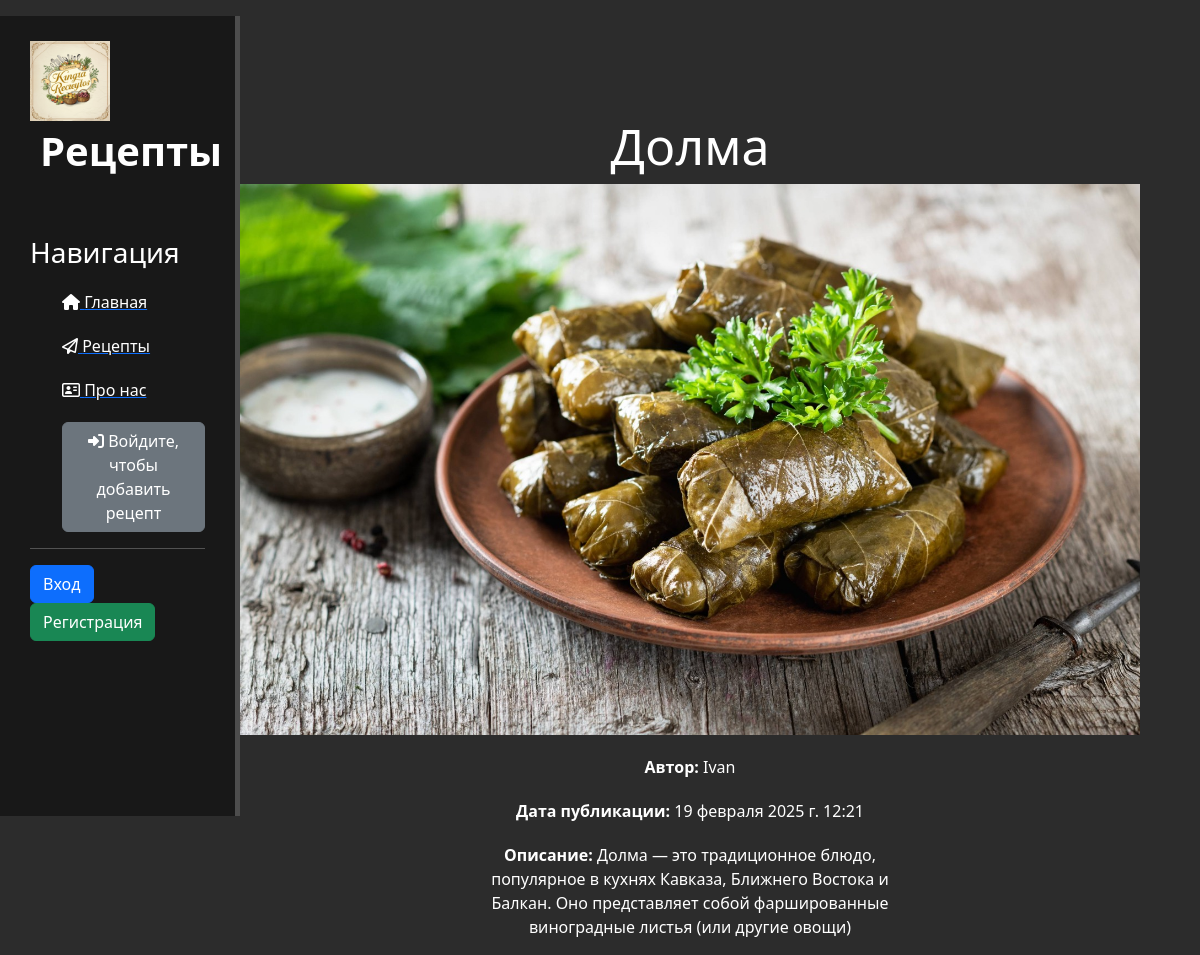
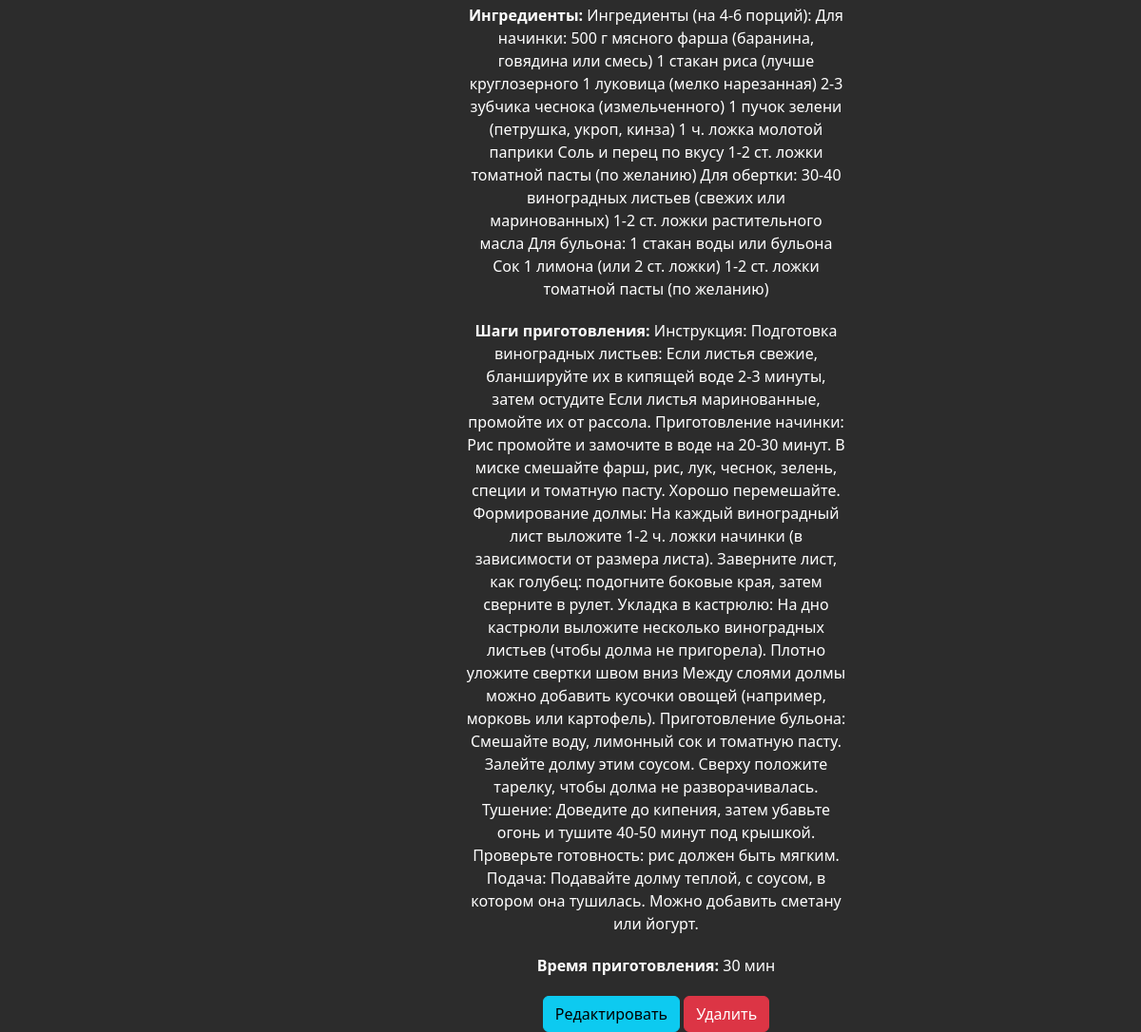
/recipes/6/, run on the app's committed database (2 pictures, top to bottom).
### recipes/models.py (models this page shows, shortened)
class Recipes(models.Model):
    title = models.CharField('Название', max_length=100)
    description = models.TextField('Описание', default='')
    steps = models.TextField('Шаги приготовления', default='')
    cooking_time = models.PositiveIntegerField('Время приготовления (мин)')
    ingredients = models.TextField('Ингредиенты', default='')
    image = models.ImageField('Изображение', upload_to='recipes/', blank=True, null=True)
    date = models.DateTimeField('Дата публикации', auto_now_add=True)
    author = models.ForeignKey(User, on_delete=models.CASCADE, verbose_name='Автор', default=1)
    class Meta:
        verbose_name = 'Рецепт'
        verbose_name_plural = 'Рецепты'

### recipes/views.py (the view)
# urls.py: path('<int:pk>/', views.RecipesDetailView.as_view(), name='recipes-detail'),
class RecipesDetailView(DetailView):
    model = Recipes
    template_name = 'recipes/details_view.html'
    context_object_name = 'recipe'

### recipes/templates/recipes/details_view.html (shortened to what this page needs)
{% extends 'main/layout.html' %}
{% block content %}
    <div class="features">
        <h1>{{ recipe.title }}</h1>
        {% if recipe.image %}
            <img src="{{ recipe.image.url }}" alt="{{ recipe.title }}" class="img-fluid">
        {% endif %}
        <p><strong>Автор:</strong> {{ recipe.author.username }}</p>
        <p><strong>Дата публикации:</strong> {{ recipe.date }}</p>
        <p><strong>Описание:</strong> {{ recipe.description }}</p>
        <p><strong>Ингредиенты:</strong> {{ recipe.ingredients }}</p>
        <p><strong>Шаги приготовления:</strong> {{ recipe.steps }}</p>
        <p><strong>Время приготовления:</strong> {{ recipe.cooking_time }} мин</p>
        {% if recipe and recipe.pk %}
            <a href="{% url 'recipes-update' pk=recipe.pk %}" class="btn btn-info">Редактировать</a>
            <a href="{% url 'recipes-delete' pk=recipe.pk %}" class="btn btn-danger">Удалить</a>
        {% endif %}
    </div>
{% endblock %}

### main/static/main/css/main.css (style rules this page uses)
body { background: #2c2c2c; }
main .features { float: left; color: #fff; margin-top: 100px; text-align: center; width: 75%; }
main .features h1 { font-size: 50px; }
main .features p { max-width: 400px; margin: 20px auto }

### data on the page
Recipes: title "Долма", image (picture), author.username "Ivan", date "19 февраля 2025 г. 12:21", description "Долма — это традиционное блюдо, популярное в кухнях Кавказа, Ближнего Востока и Балкан. Оно представляет собой фаршированные виноградные листья (или другие овощи)", ingredients "Ингредиенты (на 4-6 порций): Для начинки: 500 г мясного фарша (баранина, говядина или смесь) 1 стакан риса (лучше круглозерного 1 луковица (мелко нарезанная) 2-3 зубчика чеснока (измельченного) 1 пучок зелени (петрушка, укроп, кинза) 1 ч. ложка молотой паприки Соль и перец по вкусу 1-2 ст. ложки томатной пасты (по желанию) Для обертки: 30-40 виноградных листьев (свежих или маринованных) 1-2 ст. ложки растительного масла Для бульона: 1 стакан воды или бульона Сок 1 лимона (или 2 ст. ложки) 1-2 ст. ложки томатной пасты (по желанию)", steps "Инструкция: Подготовка виноградных листьев: Если листья свежие, бланшируйте их в кипящей воде 2-3 минуты, затем остудите Если листья маринованные, промойте их от рассола. Приготовление начинки: Рис промойте и замочите в воде на 20-30 минут. В миске смешайте фарш, рис, лук, чеснок, зелень, специи и томатную пасту. Хорошо перемешайте. Формирование долмы: На каждый виноградный лист выложите 1-2 ч. ложки начинки (в зависимости от размера листа). Заверните лист, как голубец: подогните боковые края, затем сверните в рулет. Укладка в кастрюлю: На дно кастрюли выложите несколько виноградных листьев (чтобы долма не пригорела). Плотно уложите свертки швом вниз Между слоями долмы можно добавить…", cooking_time "30"
